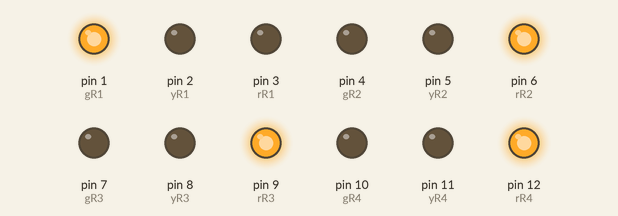
This sketch was run on a simulated Arduino Uno, built with avr-gcc and run on an emulated ATmega328P. On the bench: output pins drawn as LEDs (lit = HIGH).

Above: at 0.2 s.
At 0.62 s:
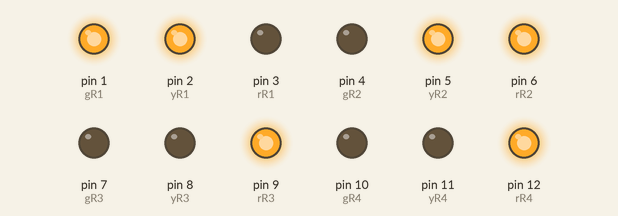
At 1.7 s:
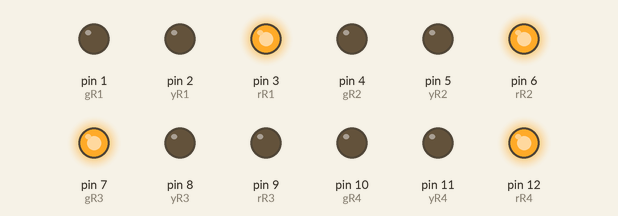
At 2.87 s:
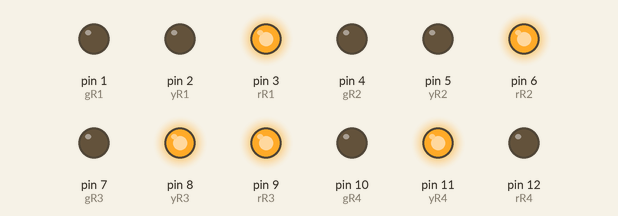
At 4.0 s:
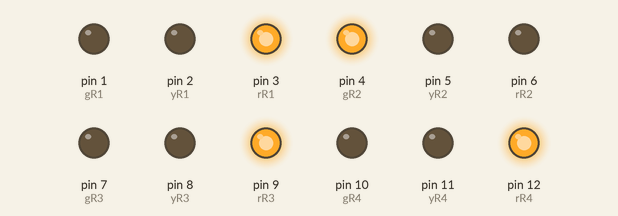
At 5.5 s:
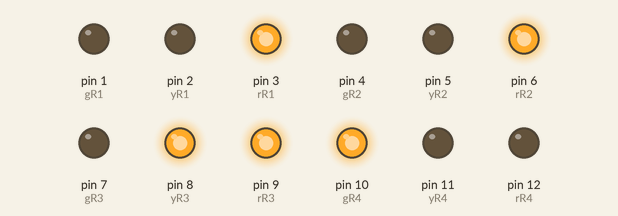
Timing chart, 0 to 6.9 s (numbered marks = the images above):
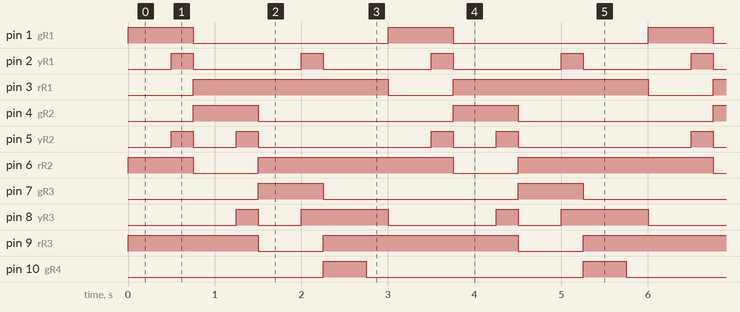

The sketch:

_4_way_traffic_control.ino
```cpp
const int gR1 = 1, yR1 = 2, rR1 = 3;
const int gR2 = 4, yR2 = 5, rR2 = 6;
const int gR3 = 7, yR3 = 8, rR3 = 9;
const int gR4 = 10, yR4 = 11, rR4 = 12;

void setup() {
  pinMode(gR1, OUTPUT);
  pinMode(yR1, OUTPUT);
  pinMode(rR1, OUTPUT);
  pinMode(gR2, OUTPUT);
  pinMode(yR2, OUTPUT);
  pinMode(rR2, OUTPUT);
  pinMode(gR3, OUTPUT);
  pinMode(yR3, OUTPUT);
  pinMode(rR3, OUTPUT);
  pinMode(gR4, OUTPUT);
  pinMode(yR4, OUTPUT);
  pinMode(rR4, OUTPUT);
}

void loop() {
  s1();
  delay(500);
  s2();
  delay(250);
  s3();
  delay(500);
  s4();
  delay(250);
  s5();
  delay(500);
  s6();
  delay(250);
  s7();
  delay(500);
  s8();
  delay(250);
}

void s1() {
  digitalWrite(gR1, HIGH);
  digitalWrite(yR1, LOW);
  digitalWrite(rR1, LOW);

  digitalWrite(gR2, LOW);
  digitalWrite(yR2, LOW);
  digitalWrite(rR2, HIGH);

  digitalWrite(gR3, LOW);
  digitalWrite(yR3, LOW);
  digitalWrite(rR3, HIGH);

  digitalWrite(gR4, LOW);
  digitalWrite(yR4, LOW);
  digitalWrite(rR4, HIGH);
}

void s2() {
  digitalWrite(gR1, HIGH);
  digitalWrite(yR1, HIGH);
  digitalWrite(rR1, LOW);

  digitalWrite(gR2, LOW);
  digitalWrite(yR2, HIGH);
  digitalWrite(rR2, HIGH);

  digitalWrite(gR3, LOW);
  digitalWrite(yR3, LOW);
  digitalWrite(rR3, HIGH);

  digitalWrite(gR4, LOW);
  digitalWrite(yR4, LOW);
  digitalWrite(rR4, HIGH);
}

void s3() {
  digitalWrite(gR1, LOW);
  digitalWrite(yR1, LOW);
  digitalWrite(rR1, HIGH);

  digitalWrite(gR2, HIGH);
  digitalWrite(yR2, LOW);
  digitalWrite(rR2, LOW);

  digitalWrite(gR3, LOW);
  digitalWrite(yR3, LOW);
  digitalWrite(rR3, HIGH);

  digitalWrite(gR4, LOW);
  digitalWrite(yR4, LOW);
  digitalWrite(rR4, HIGH);
}

void s4() {
  digitalWrite(gR1, LOW);
  digitalWrite(yR1, LOW);
  digitalWrite(rR1, HIGH);

  digitalWrite(gR2, HIGH);
  digitalWrite(yR2, HIGH);
  digitalWrite(rR2, LOW);

  digitalWrite(gR3, LOW);
  digitalWrite(yR3, HIGH);
  digitalWrite(rR3, HIGH);

  digitalWrite(gR4, LOW);
  digitalWrite(yR4, LOW);
  digitalWrite(rR4, HIGH);
}

void s5() {
  digitalWrite(gR1, LOW);
  digitalWrite(yR1, LOW);
  digitalWrite(rR1, HIGH);

  digitalWrite(gR2, LOW);
  digitalWrite(yR2, LOW);
  digitalWrite(rR2, HIGH);

  digitalWrite(gR3, HIGH);
  digitalWrite(yR3, LOW);
  digitalWrite(rR3, LOW);

  digitalWrite(gR4, LOW);
  digitalWrite(yR4, LOW);
  digitalWrite(rR4, HIGH);
}

void s6() {
  digitalWrite(gR1, LOW);
  digitalWrite(yR1, HIGH);
  digitalWrite(rR1, HIGH);

  digitalWrite(gR2, LOW);
  digitalWrite(yR2, LOW);
  digitalWrite(rR2, HIGH);

  digitalWrite(gR3, HIGH);
  digitalWrite(yR3, HIGH);
  digitalWrite(rR3, LOW);

  digitalWrite(gR4, LOW);
  digitalWrite(yR4, LOW);
  digitalWrite(rR4, HIGH);
}

void s7() {
  digitalWrite(gR1, LOW);
  digitalWrite(yR1, LOW);
  digitalWrite(rR1, HIGH);

  digitalWrite(gR2, LOW);
  digitalWrite(yR2, LOW);
  digitalWrite(rR2, HIGH);

  digitalWrite(gR3, LOW);
  digitalWrite(yR3, HIGH);
  digitalWrite(rR3, HIGH);

  digitalWrite(gR4, HIGH);
  digitalWrite(yR4, LOW);
  digitalWrite(rR4, LOW);
}

void s8() {
  digitalWrite(gR1, LOW);
  digitalWrite(yR1, LOW);
  digitalWrite(rR1, HIGH);

  digitalWrite(gR2, LOW);
  digitalWrite(yR2, LOW);
  digitalWrite(rR2, HIGH);

  digitalWrite(gR3, LOW);
  digitalWrite(yR3, HIGH);
  digitalWrite(rR3, HIGH);

  digitalWrite(gR4, LOW);
  digitalWrite(yR4, HIGH);
  digitalWrite(rR4, LOW);
}

void s9() {
  digitalWrite(gR1, HIGH);
  digitalWrite(yR1, LOW);
  digitalWrite(rR1, HIGH);

  digitalWrite(gR2, HIGH);
  digitalWrite(yR2, LOW);
  digitalWrite(rR2, LOW);

  digitalWrite(gR3, LOW);
  digitalWrite(yR3, HIGH);
  digitalWrite(rR3, HIGH);

  digitalWrite(gR4, LOW);
  digitalWrite(yR4, HIGH);
  digitalWrite(rR4, LOW);
}

void s10() {
  digitalWrite(gR1, HIGH);
  digitalWrite(yR1, HIGH);
  digitalWrite(rR1, HIGH);

  digitalWrite(gR2, LOW);
  digitalWrite(yR2, LOW);
  digitalWrite(rR2, LOW);

  digitalWrite(gR3, LOW);
  digitalWrite(yR3, LOW);
  digitalWrite(rR3, LOW);

  digitalWrite(gR4, LOW);
  digitalWrite(yR4, LOW);
  digitalWrite(rR4, LOW);
}

void s11() {
  digitalWrite(gR1, LOW);
  digitalWrite(yR1, HIGH);
  digitalWrite(rR1, LOW);

  digitalWrite(gR2, LOW);
  digitalWrite(yR2, HIGH);
  digitalWrite(rR2, LOW);

  digitalWrite(gR3, HIGH);
  digitalWrite(yR3, LOW);
  digitalWrite(rR3, HIGH);

  digitalWrite(gR4, HIGH);
  digitalWrite(yR4, LOW);
  digitalWrite(rR4, HIGH);
}

void s12() {
  digitalWrite(gR1, HIGH);
  digitalWrite(yR1, HIGH);
  digitalWrite(rR1, LOW);

  digitalWrite(gR2, LOW);
  digitalWrite(yR2, LOW);
  digitalWrite(rR2, HIGH);

  digitalWrite(gR3, HIGH);
  digitalWrite(yR3, HIGH);
  digitalWrite(rR3, LOW);

  digitalWrite(gR4, LOW);
  digitalWrite(yR4, LOW);
  digitalWrite(rR4, HIGH);
}
```

Measured:
- by itself, pin 1 (gR1), pin 4 (gR2), pin 7 (gR3): alternates HIGH for 0.75 s and LOW for 2.3 s
- by itself, pin 2 (yR1): alternates HIGH for 0.25 s and LOW for 1.3 s
- by itself, pin 3 (rR1), pin 12 (rR4): alternates HIGH for 2.3 s and LOW for 0.75 s
- by itself, pin 5 (yR2): repeats every 3.0 s: LOW 0.50 s, HIGH 0.25 s, LOW 2.0 s, HIGH 0.25 s
- by itself, pin 6 (rR2), pin 9 (rR3): repeats every 3.0 s: LOW 0.75 s, HIGH 2.3 s
- by itself, pin 8 (yR3): repeats every 3.0 s: LOW 0.50 s, HIGH 1.0 s, LOW 1.3 s, HIGH 0.25 s
- by itself, pin 10 (gR4): alternates HIGH for 0.50 s and LOW for 2.5 s
- by itself, pin 11 (yR4): alternates HIGH for 0.25 s and LOW for 2.8 s
